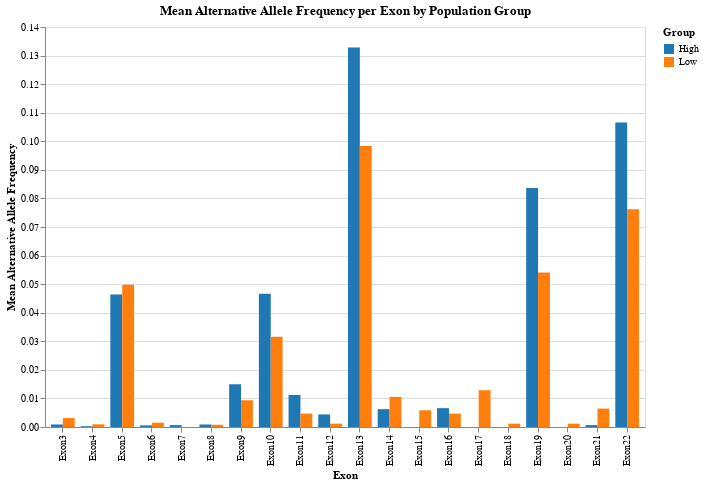

Source (notebook cell):
### Markdown cell above
## Exon analysis

### Code cell
import sys
sys.path.append("/Users/alexandrebatista/Desktop/VS_code/First_project/")

# Now import the script as a module (without .py)
from allele_frequencies_per_exon import grouped_bar_chart

# Display the chart
grouped_bar_chart.display()

### Figure 1 — Vega-Lite specification as saved in the notebook (floating-point values rounded to 4 significant figures)
{"config": {"view": {"continuousWidth": 300, "continuousHeight": 300}}, "data": {"name": "data-9ce8d389820e2bdb01ddf8a8528de6e8"}, "mark": {"type": "bar"}, "encoding": {"color": {"field": "Group", "scale": {"domain": ["High", "Low"], "range": ["#1f77b4", "#ff7f0e"]}, "type": "nominal"}, "tooltip": [{"field": "Exon", "title": "Exon", "type": "nominal"}, {"field": "Group", "title": "Population Group", "type": "nominal"}, {"field": "Allele_Frequency", "format": ".3f", "title": "Allele Frequency", "type": "quantitative"}], "x": {"field": "Exon", "sort": ["Exon3", "Exon4", "Exon5", "Exon6", "Exon7", "Exon8", "Exon9", "Exon10", "Exon11", "Exon12", "Exon13", "Exon14", "Exon15", "Exon16", "Exon17", "Exon18", "Exon19", "Exon20", "Exon21", "Exon22"], "title": "Exon", "type": "nominal"}, "xOffset": {"field": "Group", "type": "nominal"}, "y": {"field": "Allele_Frequency", "title": "Mean Alternative Allele Frequency", "type": "quantitative"}}, "height": 400, "title": "Mean Alternative Allele Frequency per Exon by Population Group", "width": 600, "$schema": "https://vega.github.io/schema/vega-lite/v5.20.1.json", "datasets": {"data-9ce8d389820e2bdb01ddf8a8528de6e8": [{"Exon": "Exon3", "Group": "High", "Allele_Frequency": 0.0008795, "Exon_Number": 3}, {"Exon": "Exon3", "Group": "Low", "Allele_Frequency": 0.003123, "Exon_Number": 3}, {"Exon": "Exon4", "Group": "High", "Allele_Frequency": 0.0002639, "Exon_Number": 4}, {"Exon": "Exon4", "Group": "Low", "Allele_Frequency": 0.0009368, "Exon_Number": 4}, {"Exon": "Exon5", "Group": "High", "Allele_Frequency": 0.04634, "Exon_Number": 5}, {"Exon": "Exon5", "Group": "Low", "Allele_Frequency": 0.04977, "Exon_Number": 5}, {"Exon": "Exon6", "Group": "High", "Allele_Frequency": 0.0005654, "Exon_Number": 6}, {"Exon": "Exon6", "Group": "Low", "Allele_Frequency": 0.001506, "Exon_Number": 6}, {"Exon": "Exon7", "Group": "Low", "Allele_Frequency": 0.0, "Exon_Number": 7}, {"Exon": "Exon7", "Group": "High", "Allele_Frequency": 0.0006596, "Exon_Number": 7}, {"Exon": "Exon8", "Group": "High", "Allele_Frequency": 0.0008795, "Exon_Number": 8}, {"Exon": "Exon8", "Group": "Low", "Allele_Frequency": 0.0007806, "Exon_Number": 8}, {"Exon": "Exon9", "Group": "High", "Allele_Frequency": 0.01495, "Exon_Number": 9}, {"Exon": "Exon9", "Group": "Low", "Allele_Frequency": 0.009368, "Exon_Number": 9}, {"Exon": "Exon10", "Group": "High", "Allele_Frequency": 0.04661, "Exon_Number": 10}, {"Exon": "Exon10", "Group": "Low", "Allele_Frequency": 0.03162, "Exon_Number": 10}, {"Exon": "Exon11", "Group": "High", "Allele_Frequency": 0.01121, "Exon_Number": 11}, {"Exon": "Exon11", "Group": "Low", "Allele_Frequency": 0.004684, "Exon_Number": 11}, {"Exon": "Exon12", "Group": "Low", "Allele_Frequency": 0.001171, "Exon_Number": 12}, {"Exon": "Exon12", "Group": "High", "Allele_Frequency": 0.004398, "Exon_Number": 12}, {"Exon": "Exon13", "Group": "High", "Allele_Frequency": 0.1328, "Exon_Number": 13}, {"Exon": "Exon13", "Group": "Low", "Allele_Frequency": 0.09836, "Exon_Number": 13}, {"Exon": "Exon14", "Group": "High", "Allele_Frequency": 0.006237, "Exon_Number": 14}, {"Exon": "Exon14", "Group": "Low", "Allele_Frequency": 0.01054, "Exon_Number": 14}, {"Exon": "Exon15", "Group": "High", "Allele_Frequency": 0.0, "Exon_Number": 15}, {"Exon": "Exon15", "Group": "Low", "Allele_Frequency": 0.005855, "Exon_Number": 15}, {"Exon": "Exon16", "Group": "High", "Allele_Frequency": 0.006596, "Exon_Number": 16}, {"Exon": "Exon16", "Group": "Low", "Allele_Frequency": 0.004684, "Exon_Number": 16}, {"Exon": "Exon17", "Group": "Low", "Allele_Frequency": 0.01288, "Exon_Number": 17}, {"Exon": "Exon17", "Group": "High", "Allele_Frequency": 0.0, "Exon_Number": 17}, {"Exon": "Exon18", "Group": "High", "Allele_Frequency": 0.0, "Exon_Number": 18}, {"Exon": "Exon18", "Group": "Low", "Allele_Frequency": 0.001171, "Exon_Number": 18}, {"Exon": "Exon19", "Group": "High", "Allele_Frequency": 0.08368, "Exon_Number": 19}, {"Exon": "Exon19", "Group": "Low", "Allele_Frequency": 0.05403, "Exon_Number": 19}, {"Exon": "Exon20", "Group": "High", "Allele_Frequency": 0.0, "Exon_Number": 20}, {"Exon": "Exon20", "Group": "Low", "Allele_Frequency": 0.001171, "Exon_Number": 20}, {"Exon": "Exon21", "Group": "High", "Allele_Frequency": 0.0006596, "Exon_Number": 21}, {"Exon": "Exon21", "Group": "Low", "Allele_Frequency": 0.00644, "Exon_Number": 21}, {"Exon": "Exon22", "Group": "High", "Allele_Frequency": 0.1066, "Exon_Number": 22}, {"Exon": "Exon22", "Group": "Low", "Allele_Frequency": 0.07619, "Exon_Number": 22}]}}
